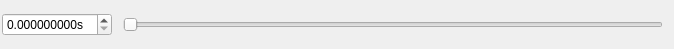
<?xml version="1.0" encoding="UTF-8"?>
<ui version="4.0">
 <class>GPSDisplay</class>
 <widget class="QWidget" name="GPSDisplay">
  <property name="geometry">
   <rect>
    <x>0</x>
    <y>0</y>
    <width>674</width>
    <height>49</height>
   </rect>
  </property>
  <property name="windowTitle">
   <string>Form</string>
  </property>
  <layout class="QVBoxLayout" name="map_layout">
   <property name="spacing">
  <number>2</number>
</property>
   <property name="leftMargin">
  <number>2</number>
</property>
   <property name="topMargin">
  <number>2</number>
</property>
   <property name="rightMargin">
  <number>2</number>
</property>
   <property name="bottomMargin">
  <number>2</number>
</property>
   <item>
    <layout class="QHBoxLayout" name="horizontalLayout_2" stretch="0,0,1,0">
     <property name="spacing">
  <number>2</number>
</property>
     <item>
      <widget class="QDoubleSpinBox" name="timestamp">
       <property name="suffix">
        <string>s</string>
       </property>
       <property name="decimals">
        <number>9</number>
       </property>
       <property name="singleStep">
        <double>0.001000000000000</double>
       </property>
      </widget>
     </item>
     <item>
      <widget class="QLabel" name="min_t">
       <property name="text">
        <string/>
       </property>
      </widget>
     </item>
     <item>
      <widget class="QSlider" name="timestamp_slider">
       <property name="maximum">
        <number>99999</number>
       </property>
       <property name="orientation">
        <enum>Qt::Orientation::Horizontal</enum>
       </property>
       <property name="invertedAppearance">
        <bool>false</bool>
       </property>
       <property name="invertedControls">
        <bool>false</bool>
       </property>
       <property name="tickPosition">
        <enum>QSlider::TickPosition::NoTicks</enum>
       </property>
       <property name="tickInterval">
        <number>1</number>
       </property>
      </widget>
     </item>
     <item>
      <widget class="QLabel" name="max_t">
       <property name="text">
        <string/>
       </property>
      </widget>
     </item>
    </layout>
   </item>
  </layout>
 </widget>
 <resources>
  <include location="resource.qrc"/>
 </resources>
 <connections/>
</ui>
